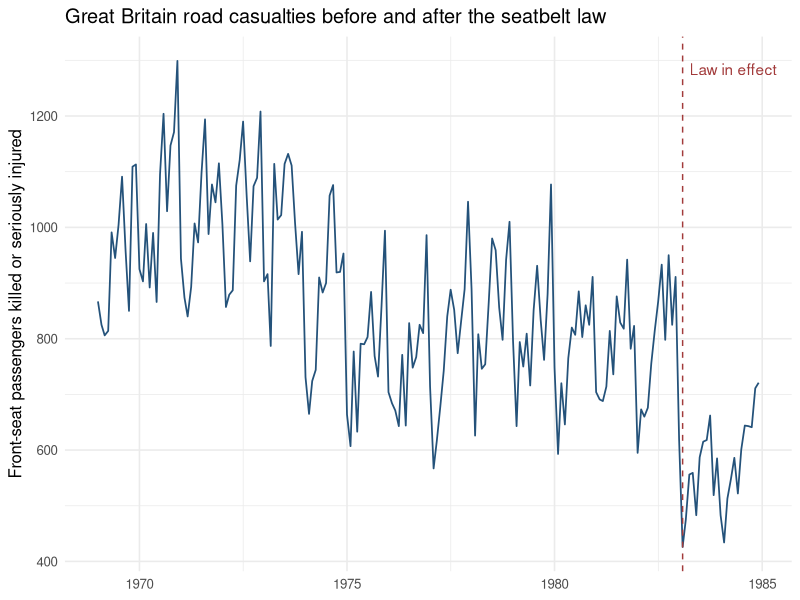
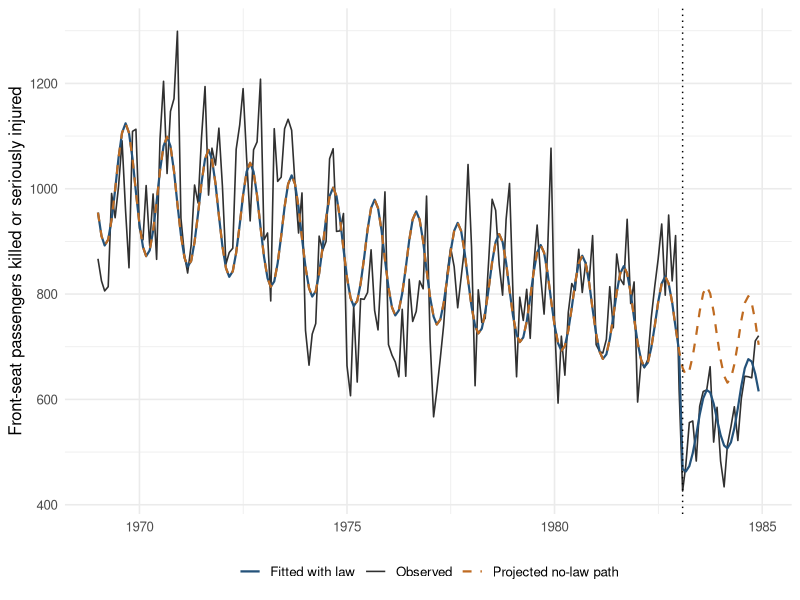
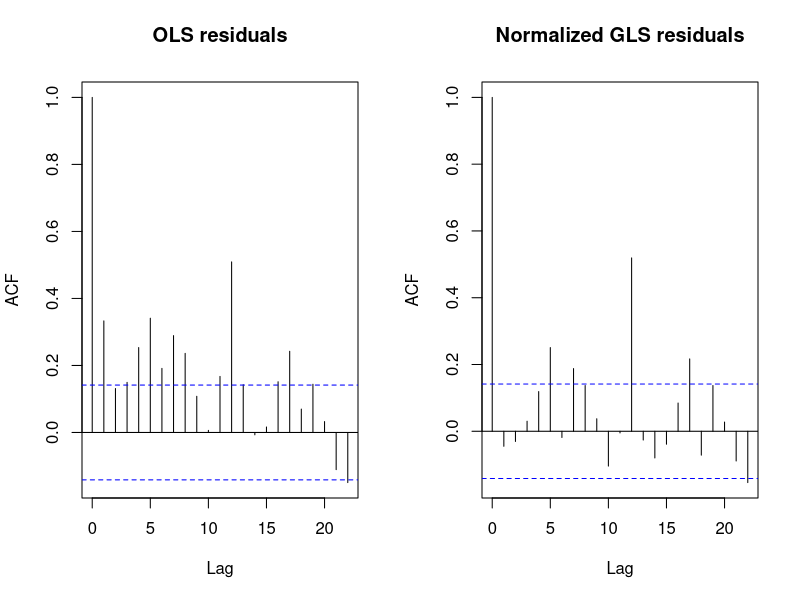

These charts were generated, in order, by the following R code:
## ---- chunk 1
required_packages <- c("ggplot2", "nlme")
missing_packages <- required_packages[!vapply(
  required_packages,
  requireNamespace,
  logical(1),
  quietly = TRUE
)]
if (length(missing_packages) > 0) {
  install.packages(missing_packages, repos = "https://cloud.r-project.org")
}
invisible(lapply(required_packages, library, character.only = TRUE))

data("Seatbelts", package = "datasets")

seatbelts <- as.data.frame(Seatbelts)
seatbelts$time <- seq_len(nrow(seatbelts))
seatbelts$date <- seq(
  as.Date("1969-01-01"),
  by = "month",
  length.out = nrow(seatbelts)
)
seatbelts$post_time <- ifelse(
  seatbelts$law == 1,
  seatbelts$time - min(seatbelts$time[seatbelts$law == 1]),
  0
)
seatbelts$season_sin <- sin(2 * pi * seatbelts$time / 12)
seatbelts$season_cos <- cos(2 * pi * seatbelts$time / 12)

intervention_date <- min(seatbelts$date[seatbelts$law == 1])

data.frame(
  observations = nrow(seatbelts),
  first_month = min(seatbelts$date),
  last_month = max(seatbelts$date),
  first_law_month = intervention_date,
  pre_law_months = sum(seatbelts$law == 0),
  post_law_months = sum(seatbelts$law == 1)
)

stopifnot(
  nrow(seatbelts) == 192L,
  intervention_date == as.Date("1983-02-01"),
  seatbelts$post_time[seatbelts$date == intervention_date] == 0,
  all(diff(seatbelts$date) > 0),
  all(seatbelts$front > 0)
)
## ---- chunk 2
ggplot(seatbelts, aes(date, front)) +
  geom_line(linewidth = 0.6, colour = "#24527a") +
  geom_vline(
    xintercept = intervention_date,
    linetype = "dashed",
    colour = "#a23b3b"
  ) +
  annotate(
    "text",
    x = intervention_date,
    y = max(seatbelts$front),
    label = "Law in effect",
    hjust = -0.08,
    vjust = 1.2,
    colour = "#a23b3b"
  ) +
  labs(
    x = NULL,
    y = "Front-seat passengers killed or seriously injured",
    title = "Great Britain road casualties before and after the seatbelt law"
  ) +
  theme_minimal(base_size = 12)
## ---- chunk 3
prepost_summary <- aggregate(
  front ~ law,
  data = seatbelts,
  FUN = function(x) c(mean = mean(x), sd = sd(x), months = length(x))
)

prepost_table <- data.frame(
  period = c("Before law", "Law in effect"),
  mean_front_casualties = round(prepost_summary$front[, "mean"], 1),
  sd_front_casualties = round(prepost_summary$front[, "sd"], 1),
  months = prepost_summary$front[, "months"]
)

prepost_table
## ---- chunk 4
its_formula <- log(front) ~
  time + law + post_time + season_sin + season_cos

ols_fit <- lm(its_formula, data = seatbelts)

ols_terms <- coef(summary(ols_fit))[c("law", "post_time"), ]
ols_results <- data.frame(
  term = c("Immediate log change", "Monthly log-trend change"),
  estimate = ols_terms[, "Estimate"],
  standard_error = ols_terms[, "Std. Error"],
  p_value = ols_terms[, "Pr(>|t|)"],
  row.names = NULL
)

ols_results

immediate_percent <- 100 * (exp(coef(ols_fit)[["law"]]) - 1)
immediate_percent

stopifnot(
  all(is.finite(coef(ols_fit))),
  immediate_percent > -100,
  length(residuals(ols_fit)) == nrow(seatbelts)
)
## ---- chunk 5
effect_at_horizon <- function(model, horizon) {
  weights <- c(law = 1, post_time = horizon)
  coefficients <- coef(model)[names(weights)]
  covariance <- vcov(model)[names(weights), names(weights)]
  log_effect <- sum(weights * coefficients)
  standard_error <- sqrt(drop(t(weights) %*% covariance %*% weights))

  data.frame(
    horizon_months = horizon,
    percent_change = 100 * (exp(log_effect) - 1),
    lower_95 = 100 * (exp(log_effect - 1.96 * standard_error) - 1),
    upper_95 = 100 * (exp(log_effect + 1.96 * standard_error) - 1)
  )
}

horizon_results <- do.call(
  rbind,
  lapply(c(0, 6, 12), function(h) effect_at_horizon(ols_fit, h))
)

round(horizon_results, 1)

stopifnot(
  nrow(horizon_results) == 3L,
  all(is.finite(as.matrix(horizon_results)))
)
## ---- chunk 6
seatbelts$fitted_observed <- exp(predict(ols_fit, newdata = seatbelts))

no_law_data <- seatbelts
no_law_data$law <- 0
no_law_data$post_time <- 0
seatbelts$fitted_no_law <- exp(predict(ols_fit, newdata = no_law_data))

ggplot(seatbelts, aes(date)) +
  geom_line(aes(y = front, colour = "Observed"), linewidth = 0.55) +
  geom_line(aes(y = fitted_observed, colour = "Fitted with law"), linewidth = 0.75) +
  geom_line(
    aes(y = fitted_no_law, colour = "Projected no-law path"),
    linewidth = 0.75,
    linetype = "dashed"
  ) +
  geom_vline(xintercept = intervention_date, linetype = "dotted") +
  scale_colour_manual(values = c(
    "Observed" = "#303030",
    "Fitted with law" = "#24527a",
    "Projected no-law path" = "#bf6b21"
  )) +
  labs(
    x = NULL,
    y = "Front-seat passengers killed or seriously injured",
    colour = NULL
  ) +
  theme_minimal(base_size = 12) +
  theme(legend.position = "bottom")
## ---- chunk 7
gls_fit <- gls(
  its_formula,
  data = seatbelts,
  correlation = corAR1(form = ~ time),
  method = "REML"
)

gls_terms <- summary(gls_fit)$tTable[c("law", "post_time"), ]

model_comparison <- data.frame(
  model = rep(c("OLS", "GLS with AR(1) errors"), each = 2),
  term = rep(c("Immediate change", "Trend change"), times = 2),
  estimate = c(ols_terms[, "Estimate"], gls_terms[, "Value"]),
  standard_error = c(ols_terms[, "Std. Error"], gls_terms[, "Std.Error"])
)

model_comparison

par(mfrow = c(1, 2))
acf(residuals(ols_fit), main = "OLS residuals")
acf(residuals(gls_fit, type = "normalized"), main = "Normalized GLS residuals")
par(mfrow = c(1, 1))

stopifnot(
  all(is.finite(gls_terms)),
  abs(coef(gls_fit$modelStruct$corStruct, unconstrained = FALSE)) < 1
)
